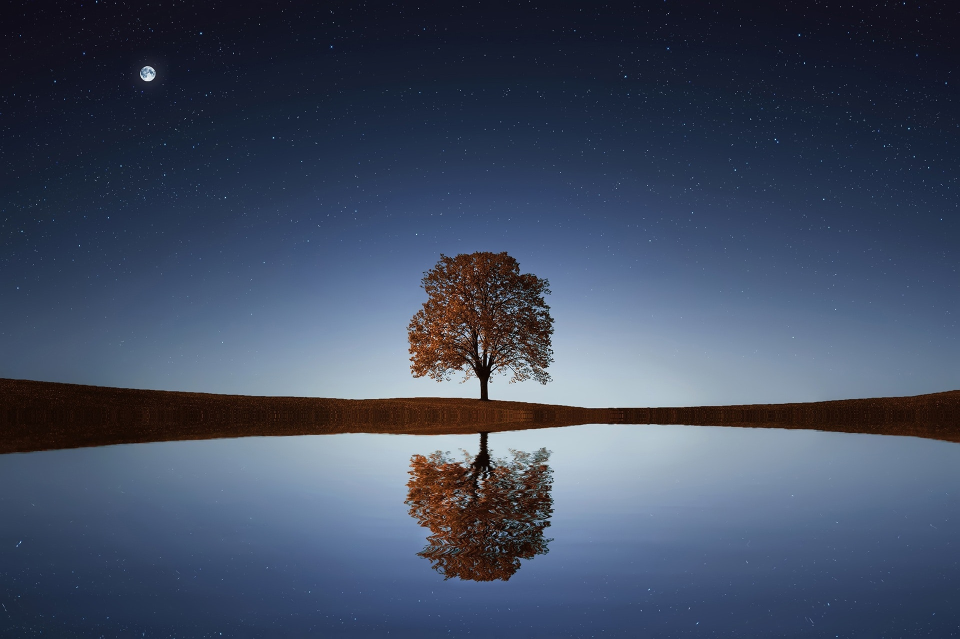
#> input picture assignment/images/tree.png, 1920 x 1278 px (shown at 1/2 size)
$ jupyter execute --allow-errors image_4parts.ipynb
#> lines starting #> are read from the running program, lines starting #| are printed output that depends on the picture
[cell 1]
import cv2
import matplotlib.pyplot as plt
import numpy as np

[cell 2]
img = cv2.imread("images/tree.png")
#> img is the input picture: shape (1278, 1920, 3); mean B, G, R 98.4, 76.5, 65.3
plt.imshow(img)

[cell 3]
print(img.shape)
#| (1278, 1920, 3)
# img = 255-img[:639,:960]
img[639:, :960, [0, 1]] = 0
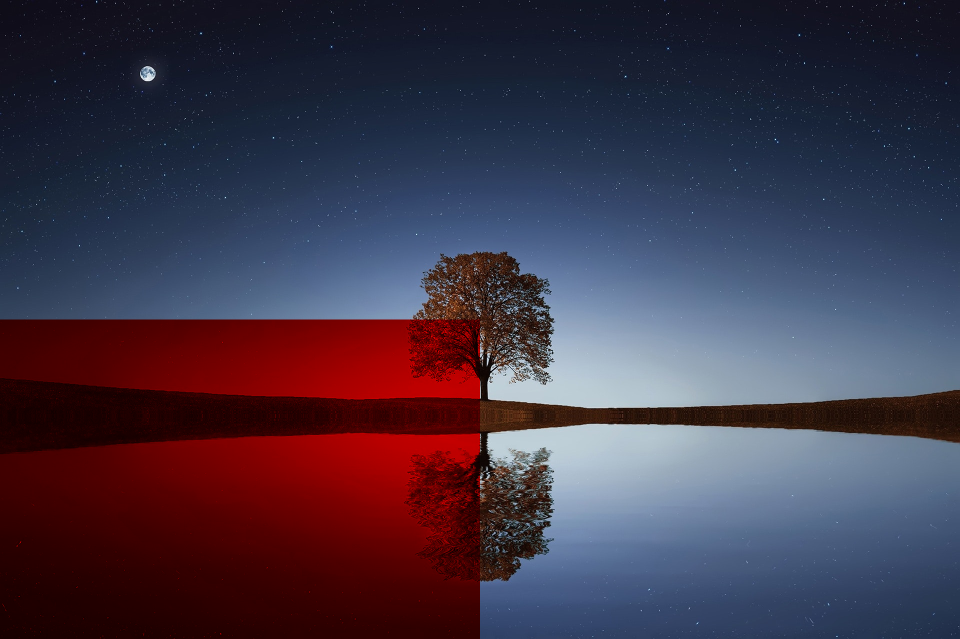
#> img: shape (1278, 1920, 3) (shown at 1/2 size); mean B, G, R 71.1, 53.8, 65.3
img[:639, :960, [1, 2]] = 0
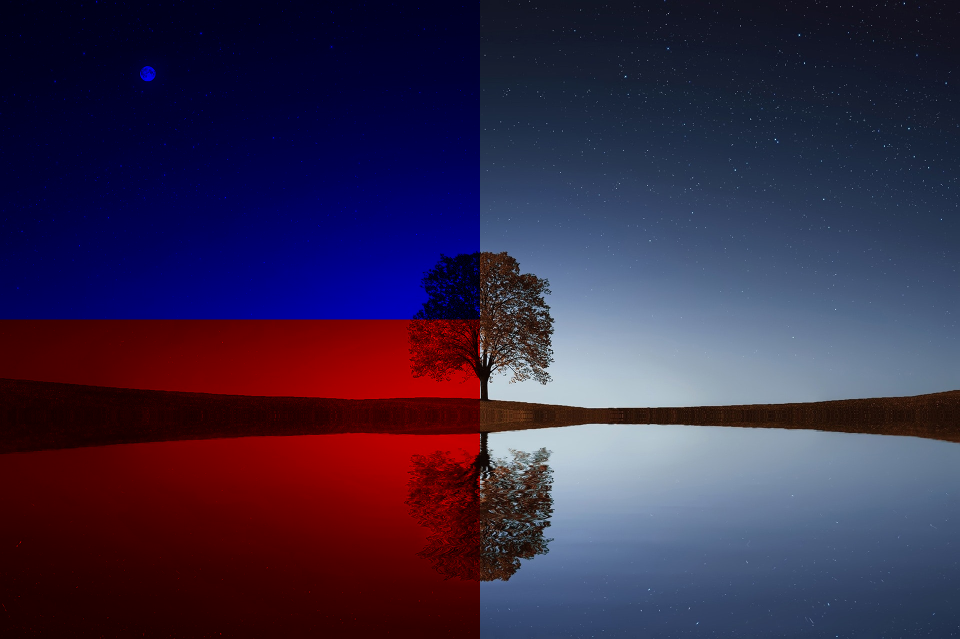
#> img: shape (1278, 1920, 3) (shown at 1/2 size); mean B, G, R 71.1, 41.4, 55.6
img[639:, 960:, [0, 2]] = 0
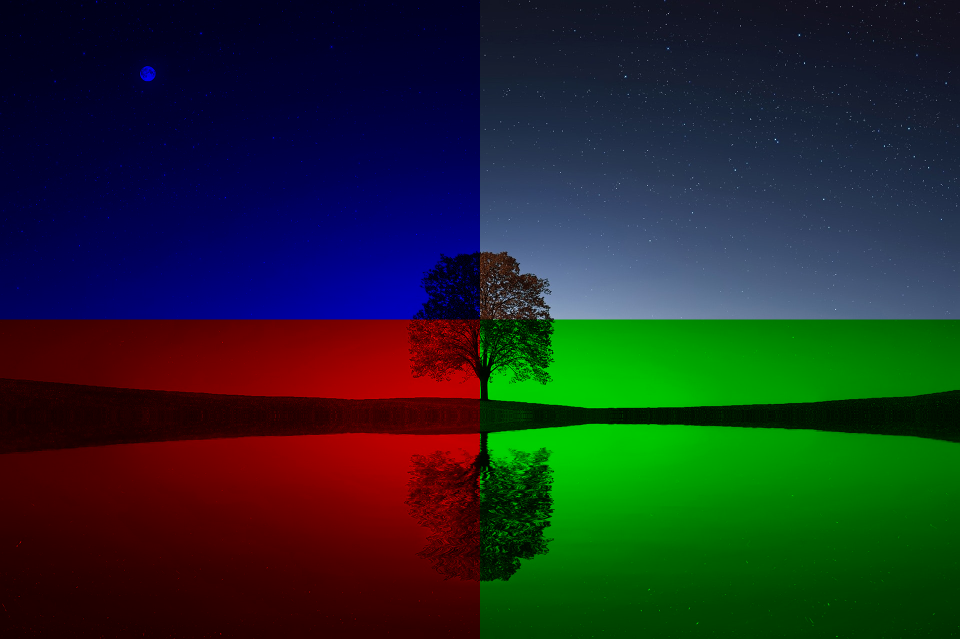
#> img: shape (1278, 1920, 3) (shown at 1/2 size); mean B, G, R 38.3, 41.4, 31.1
img[:639, 960:] = 255 - img[:639, 960:]
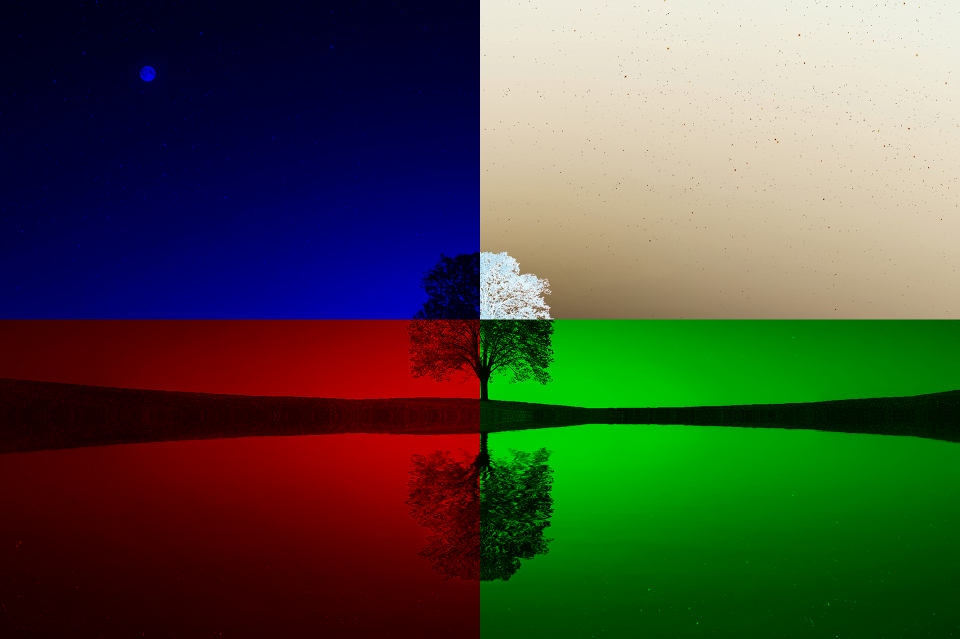
#> img: shape (1278, 1920, 3) (shown at 1/2 size); mean B, G, R 61.9, 77.5, 73.4
plt.imshow(img)

[cell 4]
n = int(input("enter resolution"))
#> the answer given: 3
